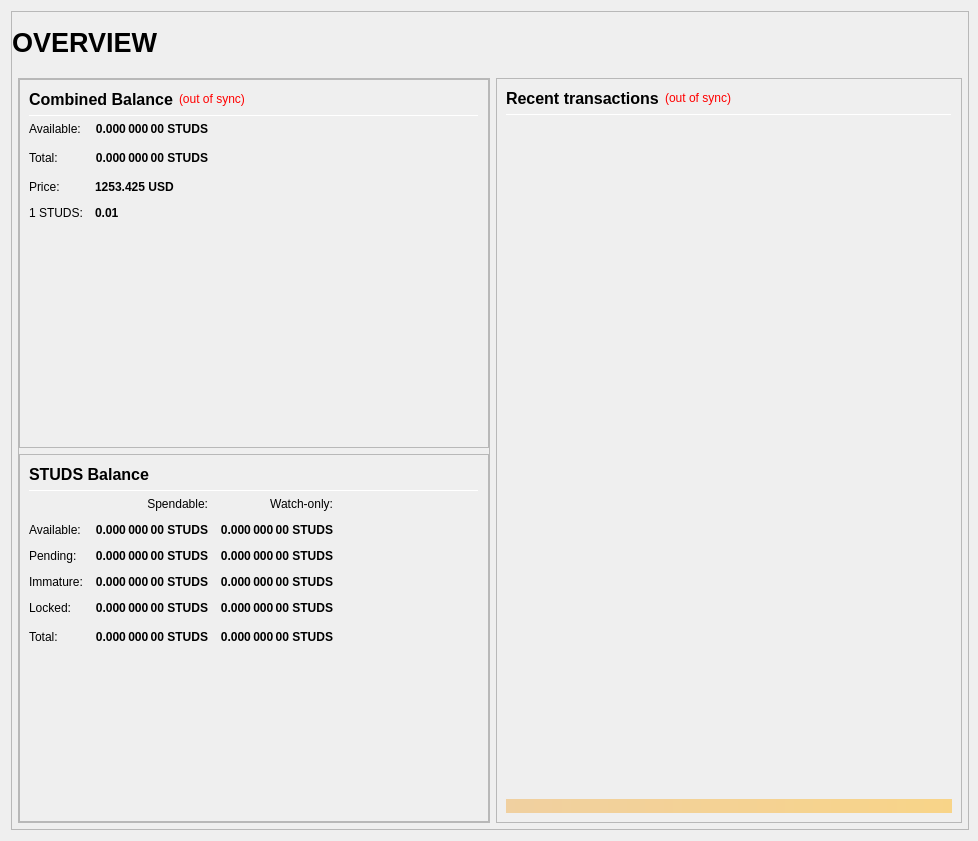
<?xml version="1.0" encoding="UTF-8"?>
<ui version="4.0">
 <class>OverviewPage</class>
 <widget class="QWidget" name="OverviewPage">
  <property name="geometry">
   <rect>
    <x>0</x>
    <y>0</y>
    <width>978</width>
    <height>841</height>
   </rect>
  </property>
  <property name="minimumSize">
   <size>
    <width>960</width>
    <height>682</height>
   </size>
  </property>
  <property name="windowTitle">
   <string>Form</string>
  </property>
  <layout class="QVBoxLayout" name="topLayout" stretch="1">
   <property name="rightMargin">
    <number>9</number>
   </property>
   <item>
    <widget class="QFrame" name="frame_BG">
     <property name="minimumSize">
      <size>
       <width>850</width>
       <height>610</height>
      </size>
     </property>
     <property name="maximumSize">
      <size>
       <width>16777215</width>
       <height>16777215</height>
      </size>
     </property>
     <property name="frameShape">
      <enum>QFrame::StyledPanel</enum>
     </property>
     <property name="frameShadow">
      <enum>QFrame::Raised</enum>
     </property>
     <layout class="QVBoxLayout" name="verticalLayout_3" stretch="1">
      <property name="leftMargin">
       <number>0</number>
      </property>
      <property name="topMargin">
       <number>0</number>
      </property>
      <property name="rightMargin">
       <number>0</number>
      </property>
      <property name="bottomMargin">
       <number>6</number>
      </property>
      <item>
       <layout class="QVBoxLayout" name="verticalLayout_Master" stretch="0,1">
        <property name="leftMargin">
         <number>0</number>
        </property>
        <property name="topMargin">
         <number>0</number>
        </property>
        <property name="rightMargin">
         <number>0</number>
        </property>
        <property name="bottomMargin">
         <number>0</number>
        </property>
        <item>
         <widget class="QFrame" name="frame_Header">
          <layout class="QVBoxLayout" name="verticalLayout_Header" stretch="0">
           <property name="leftMargin">
            <number>0</number>
           </property>
           <property name="topMargin">
            <number>0</number>
           </property>
           <property name="rightMargin">
            <number>0</number>
           </property>
           <property name="bottomMargin">
            <number>0</number>
           </property>
           <item>
            <layout class="QHBoxLayout" name="horizontalLayout_Header" stretch="1,0,1">
             <property name="spacing">
              <number>6</number>
             </property>
             <item>
              <widget class="QLabel" name="labelOverviewHeaderLeft">
               <property name="minimumSize">
                <size>
                 <width>464</width>
                 <height>60</height>
                </size>
               </property>
               <property name="maximumSize">
                <size>
                 <width>16777215</width>
                 <height>60</height>
                </size>
               </property>
               <property name="font">
                <font>
                 <pointsize>20</pointsize>
                 <weight>75</weight>
                 <bold>true</bold>
                </font>
               </property>
               <property name="text">
                <string>OVERVIEW</string>
               </property>
               <property name="alignment">
                <set>Qt::AlignLeading|Qt::AlignLeft|Qt::AlignVCenter</set>
               </property>
              </widget>
             </item>
             <item>
              <spacer name="horizontalSpacer_Header">
               <property name="orientation">
                <enum>Qt::Horizontal</enum>
               </property>
               <property name="sizeHint" stdset="0">
                <size>
                 <width>40</width>
                 <height>20</height>
                </size>
               </property>
              </spacer>
             </item>
             <item>
              <widget class="QLabel" name="labelOverviewHeaderRight">
               <property name="minimumSize">
                <size>
                 <width>464</width>
                 <height>60</height>
                </size>
               </property>
               <property name="maximumSize">
                <size>
                 <width>16777215</width>
                 <height>60</height>
                </size>
               </property>
               <property name="font">
                <font>
                 <pointsize>14</pointsize>
                </font>
               </property>
               <property name="text">
                <string/>
               </property>
               <property name="alignment">
                <set>Qt::AlignRight|Qt::AlignTrailing|Qt::AlignVCenter</set>
               </property>
              </widget>
             </item>
            </layout>
           </item>
          </layout>
         </widget>
        </item>
        <item>
         <widget class="QFrame" name="frame_Content">
          <layout class="QVBoxLayout" name="verticalLayout_Content">
           <property name="leftMargin">
            <number>6</number>
           </property>
           <property name="topMargin">
            <number>0</number>
           </property>
           <property name="rightMargin">
            <number>6</number>
           </property>
           <property name="bottomMargin">
            <number>0</number>
           </property>
           <item>
            <layout class="QHBoxLayout" name="horizontalLayout_Content" stretch="1,1">
             <property name="spacing">
              <number>6</number>
             </property>
             <item>
              <layout class="QVBoxLayout" name="verticalLayout_left" stretch="1">
               <item>
                <widget class="QFrame" name="frameObfuscation">
                 <property name="minimumSize">
                  <size>
                   <width>0</width>
                   <height>0</height>
                  </size>
                 </property>
                 <property name="frameShape">
                  <enum>QFrame::StyledPanel</enum>
                 </property>
                 <property name="frameShadow">
                  <enum>QFrame::Raised</enum>
                 </property>
                 <layout class="QVBoxLayout" name="verticalLayout" stretch="0,0,0">
                  <property name="leftMargin">
                   <number>0</number>
                  </property>
                  <property name="topMargin">
                   <number>0</number>
                  </property>
                  <property name="rightMargin">
                   <number>0</number>
                  </property>
                  <property name="bottomMargin">
                   <number>0</number>
                  </property>
                  <item>
                   <widget class="QFrame" name="frame_CombinedBalances">
                    <property name="minimumSize">
                     <size>
                      <width>470</width>
                      <height>0</height>
                     </size>
                    </property>
                    <property name="frameShape">
                     <enum>QFrame::StyledPanel</enum>
                    </property>
                    <property name="frameShadow">
                     <enum>QFrame::Raised</enum>
                    </property>
                    <layout class="QVBoxLayout" name="verticalLayout_5">
                     <item>
                      <layout class="QHBoxLayout" name="horizontalLayout_5" stretch="0,0,0">
                       <item>
                        <widget class="QLabel" name="label_5z">
                         <property name="minimumSize">
                          <size>
                           <width>0</width>
                           <height>20</height>
                          </size>
                         </property>
                         <property name="font">
                          <font>
                           <pointsize>12</pointsize>
                           <weight>75</weight>
                           <bold>true</bold>
                          </font>
                         </property>
                         <property name="toolTip">
                          <string>Combined Balance (including unconfirmed and immature coins)</string>
                         </property>
                         <property name="text">
                          <string>Combined Balance</string>
                         </property>
                        </widget>
                       </item>
                       <item>
                        <widget class="QLabel" name="labelWalletStatus">
                         <property name="cursor">
                          <cursorShape>WhatsThisCursor</cursorShape>
                         </property>
                         <property name="toolTip">
                          <string>The displayed information may be out of date. Your wallet automatically synchronizes with the Studscoin network after a connection is established, but this process has not completed yet.</string>
                         </property>
                         <property name="styleSheet">
                          <string notr="true">QLabel { color: red; }</string>
                         </property>
                         <property name="text">
                          <string notr="true">(out of sync)</string>
                         </property>
                         <property name="alignment">
                          <set>Qt::AlignLeading|Qt::AlignLeft|Qt::AlignVCenter</set>
                         </property>
                        </widget>
                       </item>
                       <item>
                        <spacer name="horizontalSpacer_1">
                         <property name="orientation">
                          <enum>Qt::Horizontal</enum>
                         </property>
                         <property name="sizeHint" stdset="0">
                          <size>
                           <width>40</width>
                           <height>20</height>
                          </size>
                         </property>
                        </spacer>
                       </item>
                      </layout>
                     </item>
                     <item>
                      <widget class="Line" name="line_CombinedBalance">
                       <property name="minimumSize">
                        <size>
                         <width>0</width>
                         <height>1</height>
                        </size>
                       </property>
                       <property name="maximumSize">
                        <size>
                         <width>16777215</width>
                         <height>1</height>
                        </size>
                       </property>
                       <property name="orientation">
                        <enum>Qt::Horizontal</enum>
                       </property>
                      </widget>
                     </item>
                     <item>
                      <layout class="QGridLayout" name="gridLayout_3">
                       <property name="spacing">
                        <number>12</number>
                       </property>
                       <item row="1" column="0">
                        <widget class="QLabel" name="labelBalanceTextz">
                         <property name="text">
                          <string>Available:</string>
                         </property>
                        </widget>
                       </item>
                       <item row="1" column="1">
                        <widget class="QLabel" name="labelBalancez">
                         <property name="font">
                          <font>
                           <weight>75</weight>
                           <bold>true</bold>
                          </font>
                         </property>
                         <property name="cursor">
                          <cursorShape>IBeamCursor</cursorShape>
                         </property>
                         <property name="toolTip">
                          <string>Your current spendable balance</string>
                         </property>
                         <property name="text">
                          <string notr="true">0.000 000 00 STUDS</string>
                         </property>
                         <property name="alignment">
                          <set>Qt::AlignRight|Qt::AlignTrailing|Qt::AlignVCenter</set>
                         </property>
                         <property name="textInteractionFlags">
                          <set>Qt::LinksAccessibleByMouse|Qt::TextSelectableByKeyboard|Qt::TextSelectableByMouse</set>
                         </property>
                        </widget>
                       </item>
                       <item row="2" column="0">
                        <widget class="QLabel" name="labelTotalTextz">
                         <property name="text">
                          <string>Total:</string>
                         </property>
                        </widget>
                       </item>
                       <item row="2" column="1">
                        <widget class="QLabel" name="labelTotalz">
                         <property name="font">
                          <font>
                           <weight>75</weight>
                           <bold>true</bold>
                          </font>
                         </property>
                         <property name="cursor">
                          <cursorShape>IBeamCursor</cursorShape>
                         </property>
                         <property name="toolTip">
                          <string>Total Balance, including all unavailable coins.</string>
                         </property>
                         <property name="text">
                          <string notr="true">0.000 000 00 STUDS</string>
                         </property>
                         <property name="alignment">
                          <set>Qt::AlignRight|Qt::AlignTrailing|Qt::AlignVCenter</set>
                         </property>
                         <property name="textInteractionFlags">
                          <set>Qt::LinksAccessibleByMouse|Qt::TextSelectableByKeyboard|Qt::TextSelectableByMouse</set>
                         </property>
                        </widget>
                       </item>
                       <item row="2" column="3">
                        <spacer name="horizontalSpacer_2">
                         <property name="orientation">
                          <enum>Qt::Horizontal</enum>
                         </property>
                         <property name="sizeHint" stdset="0">
                          <size>
                           <width>40</width>
                           <height>20</height>
                          </size>
                         </property>
                        </spacer>
                       </item>
                       <item row="3" column="0">
                        <widget class="QLabel" name="labelPriceTextz">
                         <property name="text">
                          <string>Price:</string>
                         </property>
                        </widget>
                       </item>
                       <item row="3" column="1">
                        <widget class="QLabel" name="labelPricez">
                         <property name="font">
                          <font>
                           <weight>75</weight>
                           <bold>true</bold>
                          </font>
                         </property>
                         <property name="cursor">
                          <cursorShape>IBeamCursor</cursorShape>
                         </property>
                         <property name="toolTip">
                          <string>Total cost of coins</string>
                         </property>
                         <property name="text">
                          <string>1253.425 USD</string>
                         </property>
                        </widget>
                       </item>
                       <item row="4" column="0">
                        <widget class="QLabel" name="labelUSDPriceTextz">
                         <property name="text">
                          <string>1 STUDS:</string>
                         </property>
                        </widget>
                       </item>
                       <item row="4" column="1">
                        <widget class="QLabel" name="labelUSDPricez">
                         <property name="font">
                          <font>
                           <weight>75</weight>
                           <bold>true</bold>
                          </font>
                         </property>
                         <property name="cursor">
                         <cursorShape>IBeamCursor</cursorShape>
                         </property>
                         <property name="toolTip">
                          <string>Cost of 1 STUDS coin</string>
                         </property>
                         <property name="text">
                          <string>0.01</string>
                         </property>
                        </widget>
                       </item>			
                      </layout>
                     </item>
                     <item>
                      <spacer name="verticalSpacer_1">
                       <property name="orientation">
                        <enum>Qt::Vertical</enum>
                       </property>
                       <property name="sizeHint" stdset="0">
                        <size>
                         <width>20</width>
                         <height>40</height>
                        </size>
                       </property>
                      </spacer>
                     </item>
                    </layout>
                   </widget>
                  </item>
                  <item>
                   <widget class="QFrame" name="frame_Balances">
                    <property name="frameShape">
                     <enum>QFrame::StyledPanel</enum>
                    </property>
                    <property name="frameShadow">
                     <enum>QFrame::Raised</enum>
                    </property>
                    <layout class="QVBoxLayout" name="verticalLayout_4">
                     <item>
                      <layout class="QHBoxLayout" name="horizontalLayout_4">
                       <item>
                        <widget class="QLabel" name="label_5">
                         <property name="minimumSize">
                          <size>
                           <width>0</width>
                           <height>20</height>
                          </size>
                         </property>
                         <property name="font">
                          <font>
                           <pointsize>12</pointsize>
                           <weight>75</weight>
                           <bold>true</bold>
                          </font>
                         </property>
                         <property name="text">
                          <string>STUDS Balance</string>
                         </property>
                        </widget>
                       </item>
                       <item>
                        <spacer name="horizontalSpacer_3">
                         <property name="orientation">
                          <enum>Qt::Horizontal</enum>
                         </property>
                         <property name="sizeHint" stdset="0">
                          <size>
                           <width>40</width>
                           <height>20</height>
                          </size>
                         </property>
                        </spacer>
                       </item>
                      </layout>
                     </item>
                     <item>
                      <widget class="Line" name="line_Balance">
                       <property name="minimumSize">
                        <size>
                         <width>0</width>
                         <height>1</height>
                        </size>
                       </property>
                       <property name="maximumSize">
                        <size>
                         <width>16777215</width>
                         <height>1</height>
                        </size>
                       </property>
                       <property name="orientation">
                        <enum>Qt::Horizontal</enum>
                       </property>
                      </widget>
                     </item>
                     <item>
                      <layout class="QGridLayout" name="gridLayout">
                       <property name="spacing">
                        <number>12</number>
                       </property>
                       <item row="0" column="1">
                        <widget class="QLabel" name="labelSpendable">
                         <property name="text">
                          <string>Spendable:</string>
                         </property>
                         <property name="alignment">
                          <set>Qt::AlignRight|Qt::AlignTrailing|Qt::AlignVCenter</set>
                         </property>
                        </widget>
                       </item>
                       <item row="0" column="2">
                        <widget class="QLabel" name="labelWatchonly">
                         <property name="text">
                          <string>Watch-only:</string>
                         </property>
                         <property name="alignment">
                          <set>Qt::AlignRight|Qt::AlignTrailing|Qt::AlignVCenter</set>
                         </property>
                        </widget>
                       </item>
                       <item row="1" column="0">
                        <widget class="QLabel" name="labelBalanceText">
                         <property name="text">
                          <string>Available:</string>
                         </property>
                        </widget>
                       </item>
                       <item row="1" column="1">
                        <widget class="QLabel" name="labelBalance">
                         <property name="font">
                          <font>
                           <weight>75</weight>
                           <bold>true</bold>
                          </font>
                         </property>
                         <property name="cursor">
                          <cursorShape>IBeamCursor</cursorShape>
                         </property>
                         <property name="toolTip">
                          <string>Your current spendable balance</string>
                         </property>
                         <property name="text">
                          <string notr="true">0.000 000 00 STUDS</string>
                         </property>
                         <property name="alignment">
                          <set>Qt::AlignRight|Qt::AlignTrailing|Qt::AlignVCenter</set>
                         </property>
                         <property name="textInteractionFlags">
                          <set>Qt::LinksAccessibleByMouse|Qt::TextSelectableByKeyboard|Qt::TextSelectableByMouse</set>
                         </property>
                        </widget>
                       </item>
                       <item row="1" column="2">
                        <widget class="QLabel" name="labelWatchAvailable">
                         <property name="font">
                          <font>
                           <weight>75</weight>
                           <bold>true</bold>
                          </font>
                         </property>
                         <property name="cursor">
                          <cursorShape>IBeamCursor</cursorShape>
                         </property>
                         <property name="toolTip">
                          <string>Your current balance in watch-only addresses</string>
                         </property>
                         <property name="text">
                          <string notr="true">0.000 000 00 STUDS</string>
                         </property>
                         <property name="alignment">
                          <set>Qt::AlignRight|Qt::AlignTrailing|Qt::AlignVCenter</set>
                         </property>
                         <property name="textInteractionFlags">
                          <set>Qt::LinksAccessibleByMouse|Qt::TextSelectableByKeyboard|Qt::TextSelectableByMouse</set>
                         </property>
                        </widget>
                       </item>
                       <item row="2" column="0">
                        <widget class="QLabel" name="labelPendingText">
                         <property name="text">
                          <string>Pending:</string>
                         </property>
                        </widget>
                       </item>
                       <item row="2" column="1">
                        <widget class="QLabel" name="labelUnconfirmed">
                         <property name="font">
                          <font>
                           <weight>75</weight>
                           <bold>true</bold>
                          </font>
                         </property>
                         <property name="cursor">
                          <cursorShape>IBeamCursor</cursorShape>
                         </property>
                         <property name="toolTip">
                          <string>Total of transactions that have yet to be confirmed, and do not yet count toward the spendable balance</string>
                         </property>
                         <property name="text">
                          <string notr="true">0.000 000 00 STUDS</string>
                         </property>
                         <property name="alignment">
                          <set>Qt::AlignRight|Qt::AlignTrailing|Qt::AlignVCenter</set>
                         </property>
                         <property name="textInteractionFlags">
                          <set>Qt::LinksAccessibleByMouse|Qt::TextSelectableByKeyboard|Qt::TextSelectableByMouse</set>
                         </property>
                        </widget>
                       </item>
                       <item row="2" column="2">
                        <widget class="QLabel" name="labelWatchPending">
                         <property name="font">
                          <font>
                           <weight>75</weight>
                           <bold>true</bold>
                          </font>
                         </property>
                         <property name="cursor">
                          <cursorShape>IBeamCursor</cursorShape>
                         </property>
                         <property name="toolTip">
                          <string>Unconfirmed transactions to watch-only addresses</string>
                         </property>
                         <property name="text">
                          <string notr="true">0.000 000 00 STUDS</string>
                         </property>
                         <property name="alignment">
                          <set>Qt::AlignRight|Qt::AlignTrailing|Qt::AlignVCenter</set>
                         </property>
                         <property name="textInteractionFlags">
                          <set>Qt::LinksAccessibleByMouse|Qt::TextSelectableByKeyboard|Qt::TextSelectableByMouse</set>
                         </property>
                        </widget>
                       </item>
                       <item row="3" column="0">
                        <widget class="QLabel" name="labelImmatureText">
                         <property name="text">
                          <string>Immature:</string>
                         </property>
                        </widget>
                       </item>
                       <item row="3" column="1">
                        <widget class="QLabel" name="labelImmature">
                         <property name="font">
                          <font>
                           <weight>75</weight>
                           <bold>true</bold>
                          </font>
                         </property>
                         <property name="cursor">
                          <cursorShape>IBeamCursor</cursorShape>
                         </property>
                         <property name="toolTip">
                          <string>Staked or masternode rewards that has not yet matured</string>
                         </property>
                         <property name="text">
                          <string notr="true">0.000 000 00 STUDS</string>
                         </property>
                         <property name="alignment">
                          <set>Qt::AlignRight|Qt::AlignTrailing|Qt::AlignVCenter</set>
                         </property>
                         <property name="textInteractionFlags">
                          <set>Qt::LinksAccessibleByMouse|Qt::TextSelectableByKeyboard|Qt::TextSelectableByMouse</set>
                         </property>
                        </widget>
                       </item>
                       <item row="3" column="2">
                        <widget class="QLabel" name="labelWatchImmature">
                         <property name="font">
                          <font>
                           <weight>75</weight>
                           <bold>true</bold>
                          </font>
                         </property>
                         <property name="cursor">
                          <cursorShape>IBeamCursor</cursorShape>
                         </property>
                         <property name="toolTip">
                          <string>Staked or masternode rewards in watch-only addresses that has not yet matured</string>
                         </property>
                         <property name="text">
                          <string notr="true">0.000 000 00 STUDS</string>
                         </property>
                         <property name="alignment">
                          <set>Qt::AlignRight|Qt::AlignTrailing|Qt::AlignVCenter</set>
                         </property>
                         <property name="textInteractionFlags">
                          <set>Qt::LinksAccessibleByMouse|Qt::TextSelectableByKeyboard|Qt::TextSelectableByMouse</set>
                         </property>
                        </widget>
                       </item>
                       <item row="4" column="0">
                        <widget class="QLabel" name="labelLockedBalanceText">
                         <property name="toolTip">
                          <string>Locked STUDS or Masternode collaterals. These are excluded from zstuds minting.</string>
                         </property>
                         <property name="text">
                          <string>Locked:</string>
                         </property>
                        </widget>
                       </item>
                       <item row="4" column="1">
                        <widget class="QLabel" name="labelLockedBalance">
                         <property name="font">
                          <font>
                           <weight>75</weight>
                           <bold>true</bold>
                          </font>
                         </property>
                         <property name="cursor">
                          <cursorShape>IBeamCursor</cursorShape>
                         </property>
                         <property name="toolTip">
                          <string>Locked STUDS or Masternode collaterals. These are excluded from zstuds minting.</string>
                         </property>
                         <property name="text">
                          <string notr="true">0.000 000 00 STUDS</string>
                         </property>
                         <property name="alignment">
                          <set>Qt::AlignRight|Qt::AlignTrailing|Qt::AlignVCenter</set>
                         </property>
                         <property name="textInteractionFlags">
                          <set>Qt::LinksAccessibleByMouse|Qt::TextSelectableByKeyboard|Qt::TextSelectableByMouse</set>
                         </property>
                        </widget>
                       </item>
                       <item row="4" column="2">
                        <widget class="QLabel" name="labelWatchLocked">
                         <property name="font">
                          <font>
                           <weight>75</weight>
                           <bold>true</bold>
                          </font>
                         </property>
                         <property name="cursor">
                          <cursorShape>IBeamCursor</cursorShape>
                         </property>
                         <property name="toolTip">
                          <string>Current locked balance in watch-only addresses</string>
                         </property>
                         <property name="text">
                          <string notr="true">0.000 000 00 STUDS</string>
                         </property>
                         <property name="alignment">
                          <set>Qt::AlignRight|Qt::AlignTrailing|Qt::AlignVCenter</set>
                         </property>
                         <property name="textInteractionFlags">
                          <set>Qt::LinksAccessibleByMouse|Qt::TextSelectableByKeyboard|Qt::TextSelectableByMouse</set>
                         </property>
                        </widget>
                       </item>
                       <item row="5" column="0">
                        <widget class="QLabel" name="labelTotalText">
                         <property name="toolTip">
                          <string>Your current Studscoin balance, unconfirmed and immature transactions included</string>
                         </property>
                         <property name="text">
                          <string>Total:</string>
                         </property>
                        </widget>
                       </item>
                       <item row="5" column="1">
                        <widget class="QLabel" name="labelTotal">
                         <property name="font">
                          <font>
                           <weight>75</weight>
                           <bold>true</bold>
                          </font>
                         </property>
                         <property name="cursor">
                          <cursorShape>IBeamCursor</cursorShape>
                         </property>
                         <property name="toolTip">
                          <string>Your current Studscoin balance, unconfirmed and immature transactions included</string>
                         </property>
                         <property name="text">
                          <string notr="true">0.000 000 00 STUDS</string>
                         </property>
                         <property name="alignment">
                          <set>Qt::AlignRight|Qt::AlignTrailing|Qt::AlignVCenter</set>
                         </property>
                         <property name="textInteractionFlags">
                          <set>Qt::LinksAccessibleByMouse|Qt::TextSelectableByKeyboard|Qt::TextSelectableByMouse</set>
                         </property>
                        </widget>
                       </item>
                       <item row="5" column="2">
                        <widget class="QLabel" name="labelWatchTotal">
                         <property name="font">
                          <font>
                           <weight>75</weight>
                           <bold>true</bold>
                          </font>
                         </property>
                         <property name="cursor">
                          <cursorShape>IBeamCursor</cursorShape>
                         </property>
                         <property name="toolTip">
                          <string>Current total balance in watch-only addresses</string>
                         </property>
                         <property name="text">
                          <string notr="true">0.000 000 00 STUDS</string>
                         </property>
                         <property name="alignment">
                          <set>Qt::AlignRight|Qt::AlignTrailing|Qt::AlignVCenter</set>
                         </property>
                         <property name="textInteractionFlags">
                          <set>Qt::LinksAccessibleByMouse|Qt::TextSelectableByKeyboard|Qt::TextSelectableByMouse</set>
                         </property>
                        </widget>
                       </item>
                       <item row="5" column="3">
                        <spacer name="horizontalSpacer_9">
                         <property name="orientation">
                          <enum>Qt::Horizontal</enum>
                         </property>
                         <property name="sizeHint" stdset="0">
                          <size>
                           <width>40</width>
                           <height>20</height>
                          </size>
                         </property>
                        </spacer>
                       </item>
                      </layout>
                     </item>
                     <item>
                      <spacer name="verticalSpacer_3">
                       <property name="orientation">
                        <enum>Qt::Vertical</enum>
                       </property>
                       <property name="sizeHint" stdset="0">
                        <size>
                         <width>20</width>
                         <height>40</height>
                        </size>
                       </property>
                      </spacer>
                     </item>
                    </layout>
                   </widget>
                  </item>
                 </layout>
                </widget>
               </item>
              </layout>
             </item>
             <item>
              <layout class="QVBoxLayout" name="verticalLayout_right" stretch="1">
               <item>
                <widget class="QFrame" name="frame_RecentTransactions">
                 <property name="minimumSize">
                  <size>
                   <width>0</width>
                   <height>0</height>
                  </size>
                 </property>
                 <property name="frameShape">
                  <enum>QFrame::StyledPanel</enum>
                 </property>
                 <property name="frameShadow">
                  <enum>QFrame::Raised</enum>
                 </property>
                 <layout class="QVBoxLayout" name="verticalLayout_1" stretch="0,0,0,0,0">
                  <item>
                   <layout class="QHBoxLayout" name="horizontalLayout_2">
                    <item>
                     <widget class="QLabel" name="label_4">
                      <property name="minimumSize">
                       <size>
                        <width>0</width>
                        <height>20</height>
                       </size>
                      </property>
                      <property name="font">
                       <font>
                        <pointsize>12</pointsize>
                        <weight>75</weight>
                        <bold>true</bold>
                       </font>
                      </property>
                      <property name="text">
                       <string>Recent transactions</string>
                      </property>
                     </widget>
                    </item>
                    <item>
                     <widget class="QLabel" name="labelTransactionsStatus">
                      <property name="cursor">
                       <cursorShape>WhatsThisCursor</cursorShape>
                      </property>
                      <property name="toolTip">
                       <string>The displayed information may be out of date. Your wallet automatically synchronizes with the Studscoin network after a connection is established, but this process has not completed yet.</string>
                      </property>
                      <property name="styleSheet">
                       <string notr="true">QLabel { color: red; }</string>
                      </property>
                      <property name="text">
                       <string notr="true">(out of sync)</string>
                      </property>
                      <property name="alignment">
                       <set>Qt::AlignRight|Qt::AlignTrailing|Qt::AlignVCenter</set>
                      </property>
                     </widget>
                    </item>
                    <item>
                     <spacer name="horizontalSpacer">
                      <property name="orientation">
                       <enum>Qt::Horizontal</enum>
                      </property>
                      <property name="sizeHint" stdset="0">
                       <size>
                        <width>40</width>
                        <height>20</height>
                       </size>
                      </property>
                     </spacer>
                    </item>
                   </layout>
                  </item>
                  <item>
                   <widget class="Line" name="line">
                    <property name="minimumSize">
                     <size>
                      <width>0</width>
                      <height>1</height>
                     </size>
                    </property>
                    <property name="maximumSize">
                     <size>
                      <width>16777215</width>
                      <height>1</height>
                     </size>
                    </property>
                    <property name="orientation">
                     <enum>Qt::Horizontal</enum>
                    </property>
                   </widget>
                  </item>
                  <item>
                   <widget class="QListView" name="listTransactions">
                    <property name="minimumSize">
                     <size>
                      <width>0</width>
                      <height>0</height>
                     </size>
                    </property>
                    <property name="styleSheet">
                     <string notr="true">QListView { background: transparent; }</string>
                    </property>
                    <property name="frameShape">
                     <enum>QFrame::NoFrame</enum>
                    </property>
                    <property name="verticalScrollBarPolicy">
                     <enum>Qt::ScrollBarAlwaysOff</enum>
                    </property>
                    <property name="horizontalScrollBarPolicy">
                     <enum>Qt::ScrollBarAlwaysOff</enum>
                    </property>
                    <property name="selectionMode">
                     <enum>QAbstractItemView::NoSelection</enum>
                    </property>
                   </widget>
                  </item>
                  <item>
                   <spacer name="verticalSpacer_2">
                    <property name="orientation">
                     <enum>Qt::Vertical</enum>
                    </property>
                    <property name="sizeType">
                     <enum>QSizePolicy::Expanding</enum>
                    </property>
                    <property name="sizeHint" stdset="0">
                     <size>
                      <width>20</width>
                      <height>40</height>
                     </size>
                    </property>
                   </spacer>
                  </item>
                  <item>
                   <widget class="QLabel" name="labelAlerts">
                    <property name="maximumSize">
                     <size>
                      <width>16777215</width>
                      <height>16777215</height>
                     </size>
                    </property>
                    <property name="styleSheet">
                     <string notr="true">background-color: qlineargradient(x1: 0, y1: 0, x2: 1, y2: 0, stop:0 #F0D0A0, stop:1 #F8D488); color:#000000;</string>
                    </property>
                    <property name="text">
                     <string/>
                    </property>
                    <property name="wordWrap">
                     <bool>true</bool>
                    </property>
                    <property name="margin">
                     <number>3</number>
                    </property>
                   </widget>
                  </item>
                 </layout>
                </widget>
               </item>
              </layout>
             </item>
            </layout>
           </item>
          </layout>
         </widget>
        </item>
       </layout>
      </item>
     </layout>
    </widget>
   </item>
  </layout>
 </widget>
 <resources/>
 <connections/>
</ui>
